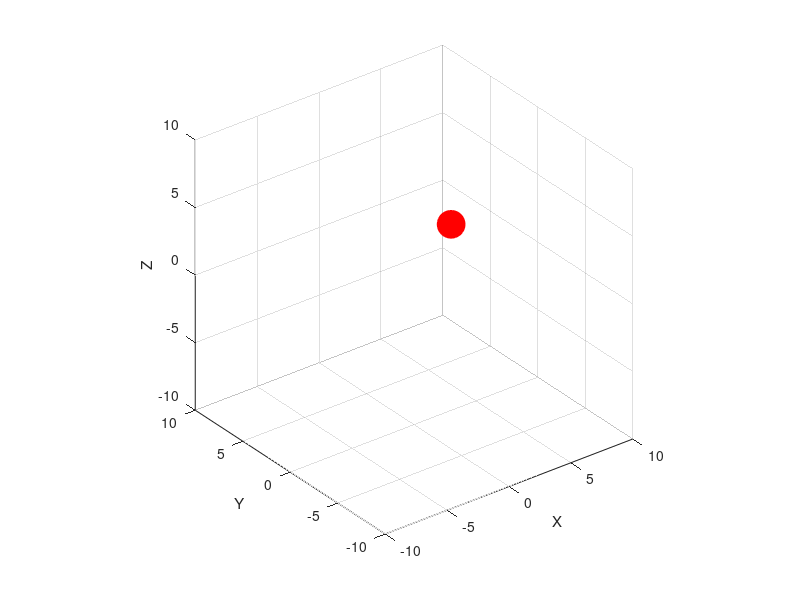

Write MATLAB code to recreate this figure.
figure;
hold on;
grid on;
view(3);
axis equal;
xlim([-10 10]); ylim([-10 10]); zlim([-10 10]);
xlabel('X'); ylabel('Y'); zlabel('Z');

t = linspace(0, 4*pi, 100);
x_pos = 3*cos(t);
y_pos = 3*sin(t);
z_pos = 0.3*t;

h_obj = plot3(x_pos(1), y_pos(1), z_pos(1), 'ro', 'MarkerSize', 20, 'MarkerFaceColor', 'r');


for i = 1:length(t)
    set(h_obj, 'XData', x_pos(i), 'YData', y_pos(i), 'ZData', z_pos(i));
    
    drawnow;
    pause(0.03);
end
